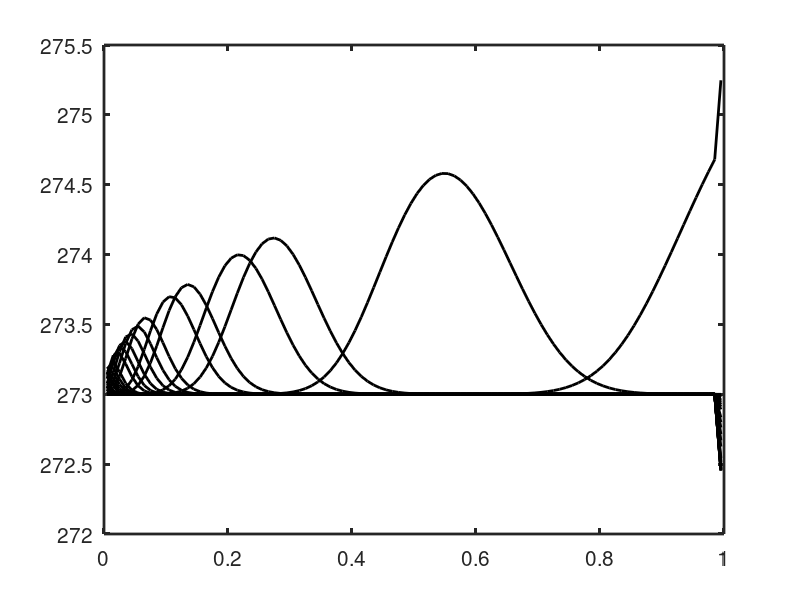
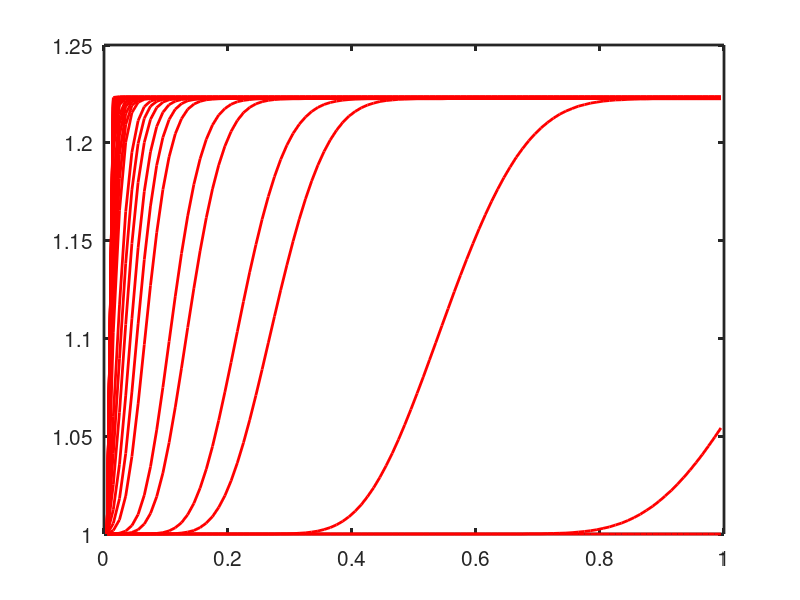
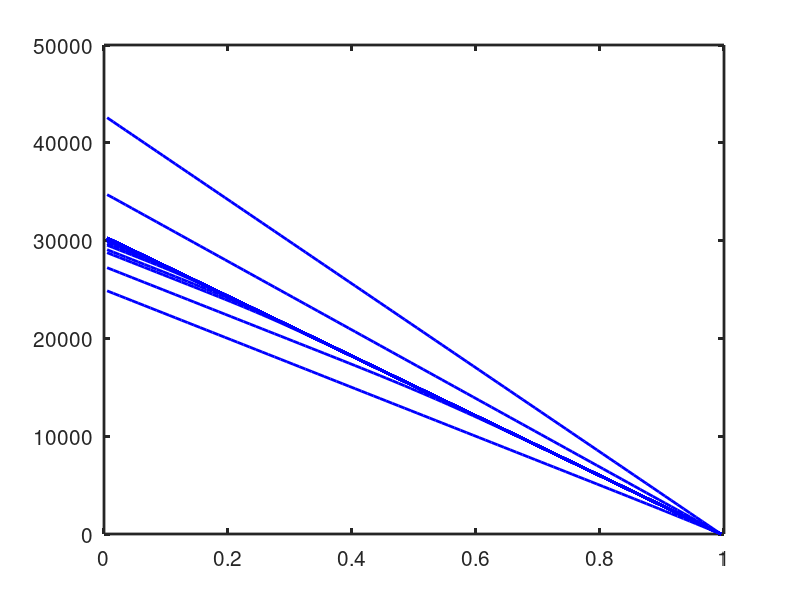
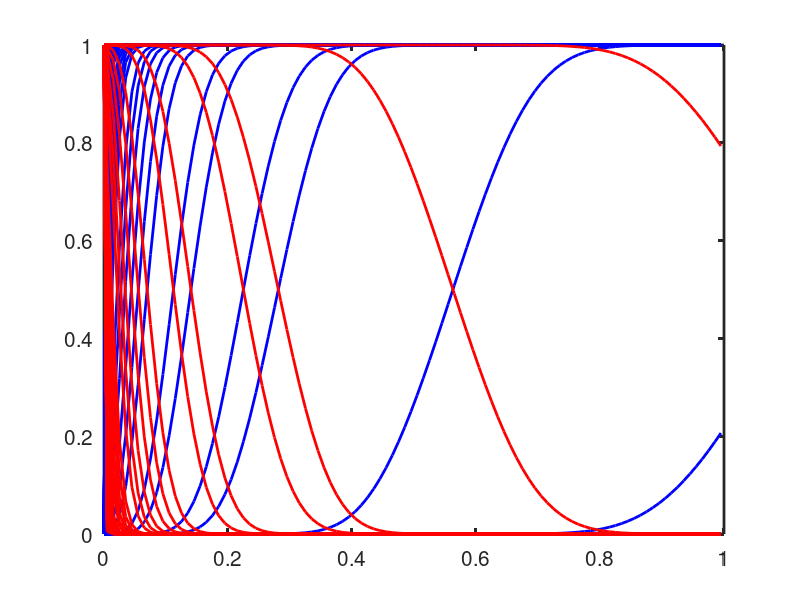

These figures' MATLAB source, in order:
% this script is made to post process the time dependent data
% received from the matlab calculation. 

clear all;
close all;
clc;

A = importdata('NPI100_time100.txt');
y = A.data;

% Assign some pointers
it   = find(strcmpi('Time',A.colheaders));
ix   = find(strcmpi('Position',A.colheaders));
iu   = find(strcmpi('Velocity',A.colheaders));
iT   = find(strcmpi('Temperature',A.colheaders));
iP   = find(strcmpi('Pressure',A.colheaders));
if1  = find(strcmpi('species1',A.colheaders));
if2  = find(strcmpi('species2',A.colheaders));
irho  = find(strcmpi('density',A.colheaders));


% store the values in the appropriate array
time = y(:,it);
x = y(:,ix);
u = y(:,iu);
T = y(:,iT);
P = y(:,iP);
f1 = y(:,if1);
f2 = y(:,if2);
rho = y(:,irho);

% reshape the array such that they can be plotted within
% the computational domain. 
col = length(unique(time));
row = length(u)/col;

x_new = reshape(x,[row, col]);
u_new = reshape(u,[row, col]);
T_new = reshape(T,[row, col]);
P_new = reshape(P,[row, col]);
f1_new = reshape(f1,[row, col]);
f2_new = reshape(f2,[row, col]);
rho_new = reshape(rho,[row, col]);
% plot the results
figure(1)
hold on
plot(x_new(2:row-1,:),T_new(2:row-1,:),'-k','LineWidth',2)
set(gca, 'box', 'on', 'LineWidth', 2, 'FontSize', 15)

figure(2)
hold on
plot(x_new(2:row-1,:),u_new(2:row-1,:),'-r','LineWidth',2)
set(gca, 'box', 'on', 'LineWidth', 2, 'FontSize', 15)

figure(3)
hold on
plot(x_new(2:row-1,:),P_new(2:row-1,:),'-b','LineWidth',2)
set(gca, 'box', 'on', 'LineWidth', 2, 'FontSize', 15)

figure(4)
hold on
plot(x_new(1:row-1,:),f1_new(1:row-1,:),'-b','LineWidth',2)
plot(x_new(1:row-1,:),f2_new(1:row-1,:),'-r','LineWidth',2)
set(gca, 'box', 'on', 'LineWidth', 2, 'FontSize', 15)
 
figure(5)
hold on
plot(x_new(1:row-1,:),rho_new(1:row-1,:),'-k','LineWidth',2)
set(gca, 'box', 'on', 'LineWidth', 2, 'FontSize', 15)